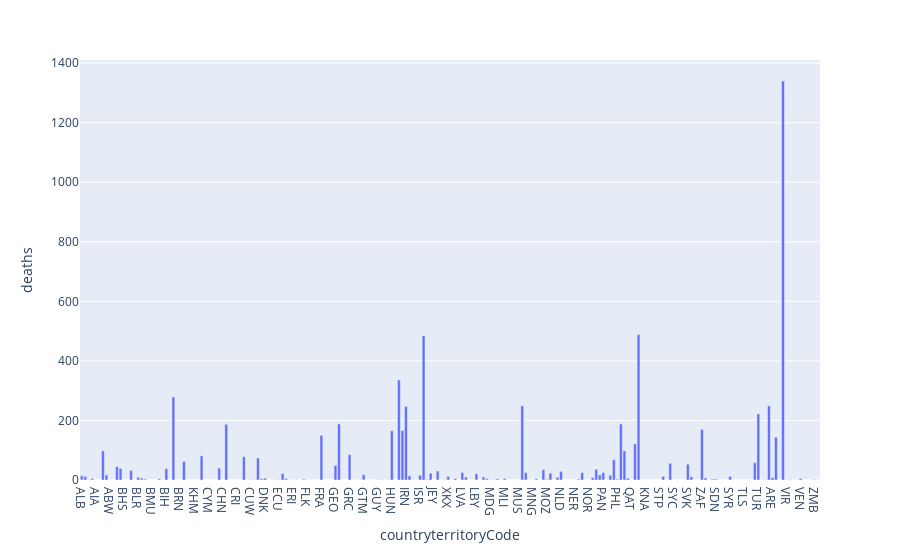

Notebook cell for this chart:
### Code cell
fig.show()

### Figure 1 — Plotly figure (JSON) as saved in the notebook; plotly's stock layout.template omitted (floating-point values rounded to 4 significant figures; data arrays with more than 128 entries replaced by an {"elided": "..."} marker saying what was removed)
{"data": [{"alignmentgroup": "True", "hovertemplate": "countryterritoryCode=%{x}<br>deaths=%{y}<extra></extra>", "legendgroup": "", "marker": {"color": "#636efa", "pattern": {"shape": ""}}, "name": "", "offsetgroup": "", "orientation": "v", "showlegend": false, "textposition": "auto", "type": "bar", "x": {"elided": "211 str values"}, "xaxis": "x", "y": {"elided": "211 int values"}, "yaxis": "y"}], "layout": {"barmode": "relative", "legend": {"tracegroupgap": 0}, "margin": {"t": 60}, "xaxis": {"anchor": "y", "domain": [0, 1], "title": {"text": "countryterritoryCode"}}, "yaxis": {"anchor": "x", "domain": [0, 1], "title": {"text": "deaths"}}}}
